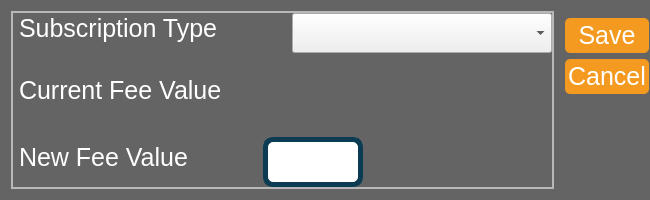
<?xml version="1.0" encoding="UTF-8"?>
<ui version="4.0">
 <class>Dialog</class>
 <widget class="QDialog" name="Dialog">
  <property name="geometry">
   <rect>
    <x>0</x>
    <y>0</y>
    <width>650</width>
    <height>200</height>
   </rect>
  </property>
  <property name="minimumSize">
   <size>
    <width>650</width>
    <height>200</height>
   </size>
  </property>
  <property name="maximumSize">
   <size>
    <width>650</width>
    <height>200</height>
   </size>
  </property>
  <property name="windowTitle">
   <string>Dialog</string>
  </property>
  <property name="styleSheet">
   <string notr="true">
/*
Aqua Style Sheet for QT Applications
Author: Jaime A. Quiroga P.
Company: GTRONICK
Last updated: 22/01/2019, 07:55.
Available at: https://github.com/GTRONICK/QSS/blob/master/Aqua.qss
*/


QDialog{	
	background-color:  rgb(174,174,174);
	border-style: solid;
	border-color: red;
	border-width: 20x;
	background-color: rgb(100, 100, 100);
}
QComboBox{
	
	font-size:25px;
}
QDialogButtonBox { dialogbuttonbox-buttons-have-icons: 1; }

QPushButton{
	font-size: 25px;

	border-style: solid;
	border-width: 0px;
	border-radius: 5px;
	padding: 3px;
	color: rgb(255,255,255);
	
	background-color: rgb(244, 154, 32);
}

QPushButton:hover{
	border-style:  solid;
	
	border-width: 0px;
	border-radius: 5px;
	padding: 3px;

	color: rgb(255,255,255);
	background-color: rgb(150,150,150);
}
QPushButton:pressed{
	border-style:  solid;
	
	border-width: 0px;
	border-radius: 5px;
	padding: 3px;
	color: rgb(255,255,255);
	background-color: rgb(174,174,174);
}
QPushButton:disabled{
	border-style: solid;
	border-top-color: qlineargradient(spread:pad, x1:0.5, y1:1, x2:0.5, y2:0, stop:0 rgb(215, 215, 215), stop:1 rgb(222, 222, 222));
	border-right-color: qlineargradient(spread:pad, x1:0, y1:0.5, x2:1, y2:0.5, stop:0 rgb(217, 217, 217), stop:1 rgb(227, 227, 227));
	border-left-color: qlineargradient(spread:pad, x1:0, y1:0.5, x2:1, y2:0.5, stop:0 rgb(227, 227, 227), stop:1 rgb(217, 217, 217));
	border-bottom-color: qlineargradient(spread:pad, x1:0.5, y1:1, x2:0.5, y2:0, stop:0 rgb(215, 215, 215), stop:1 rgb(222, 222, 222));
	border-width: 1px;
	border-radius: 5px;
	color: #808086;
	padding: 2px;
	background-color: rgb(142,142,142);
}

QPushButton:disabled{
	border-style: solid;
	border-top-color: qlineargradient(spread:pad, x1:0.5, y1:1, x2:0.5, y2:0, stop:0 rgb(215, 215, 215), stop:1 rgb(222, 222, 222));
	border-right-color: qlineargradient(spread:pad, x1:0, y1:0.5, x2:1, y2:0.5, stop:0 rgb(217, 217, 217), stop:1 rgb(227, 227, 227));
	border-left-color: qlineargradient(spread:pad, x1:0, y1:0.5, x2:1, y2:0.5, stop:0 rgb(227, 227, 227), stop:1 rgb(217, 217, 217));
	border-bottom-color: qlineargradient(spread:pad, x1:0.5, y1:1, x2:0.5, y2:0, stop:0 rgb(215, 215, 215), stop:1 rgb(222, 222, 222));
	border-width: 1px;
	border-radius: 5px;
	color: #808086;
	padding: 2px;
	background-color: rgb(142,142,142);
}

QLineEdit {
	border-width: 5px; 
	border-radius: 10px;
	border-style: solid;
	border-color: rgb(12, 60, 83);
	font-size: 25px;
}
QLineEdit:hover{
	border-width: 5px; 
	border-radius: 10px;
	border-style: solid;
	border-color: rgb(244, 154, 32);
	font-size: 30px;
	selection-background-color: darkgray;
}
QLineEdit[echoMode=&quot;2&quot;] {
    lineedit-password-character: 9679;
}

QLabel {
	color: rgb(255,255,255);
	font-size: 25px;
	padding-bottom: 10px;
}
</string>
  </property>
  <layout class="QGridLayout" name="gridLayout">
   <property name="leftMargin">
    <number>11</number>
   </property>
   <property name="topMargin">
    <number>11</number>
   </property>
   <property name="rightMargin">
    <number>1</number>
   </property>
   <property name="bottomMargin">
    <number>11</number>
   </property>
   <property name="spacing">
    <number>11</number>
   </property>
   <item row="0" column="1">
    <widget class="QDialogButtonBox" name="buttonBox">
     <property name="layoutDirection">
      <enum>Qt::RightToLeft</enum>
     </property>
     <property name="orientation">
      <enum>Qt::Vertical</enum>
     </property>
     <property name="standardButtons">
      <set>QDialogButtonBox::Cancel|QDialogButtonBox::Save</set>
     </property>
     <property name="centerButtons">
      <bool>true</bool>
     </property>
    </widget>
   </item>
   <item row="0" column="0" rowspan="2">
    <widget class="QFrame" name="frame_2">
     <property name="minimumSize">
      <size>
       <width>0</width>
       <height>0</height>
      </size>
     </property>
     <property name="maximumSize">
      <size>
       <width>16777215</width>
       <height>16777215</height>
      </size>
     </property>
     <property name="frameShape">
      <enum>QFrame::StyledPanel</enum>
     </property>
     <property name="frameShadow">
      <enum>QFrame::Raised</enum>
     </property>
     <layout class="QHBoxLayout" name="horizontalLayout">
      <property name="spacing">
       <number>0</number>
      </property>
      <property name="leftMargin">
       <number>0</number>
      </property>
      <property name="topMargin">
       <number>0</number>
      </property>
      <property name="rightMargin">
       <number>0</number>
      </property>
      <property name="bottomMargin">
       <number>0</number>
      </property>
      <item>
       <widget class="QFrame" name="frame">
        <property name="frameShape">
         <enum>QFrame::StyledPanel</enum>
        </property>
        <property name="frameShadow">
         <enum>QFrame::Raised</enum>
        </property>
        <layout class="QVBoxLayout" name="verticalLayout">
         <property name="spacing">
          <number>0</number>
         </property>
         <property name="leftMargin">
          <number>0</number>
         </property>
         <property name="topMargin">
          <number>0</number>
         </property>
         <property name="rightMargin">
          <number>0</number>
         </property>
         <property name="bottomMargin">
          <number>0</number>
         </property>
         <item>
          <layout class="QHBoxLayout" name="horizontalLayout_28">
           <item alignment="Qt::AlignLeft">
            <widget class="QLabel" name="label_28">
             <property name="minimumSize">
              <size>
               <width>250</width>
               <height>0</height>
              </size>
             </property>
             <property name="text">
              <string>Subscription Type</string>
             </property>
            </widget>
           </item>
           <item>
            <widget class="QComboBox" name="subscribtion_type_comboBox">
             <property name="minimumSize">
              <size>
               <width>260</width>
               <height>40</height>
              </size>
             </property>
             <property name="maximumSize">
              <size>
               <width>260</width>
               <height>16777215</height>
              </size>
             </property>
             <item>
              <property name="text">
               <string/>
              </property>
             </item>
             <item>
              <property name="text">
               <string>Daily fee</string>
              </property>
             </item>
             <item>
              <property name="text">
               <string>University fee</string>
              </property>
             </item>
             <item>
              <property name="text">
               <string>School fee</string>
              </property>
             </item>
            </widget>
           </item>
          </layout>
         </item>
         <item>
          <layout class="QHBoxLayout" name="horizontalLayout_29">
           <item>
            <widget class="QLabel" name="label_29">
             <property name="minimumSize">
              <size>
               <width>200</width>
               <height>0</height>
              </size>
             </property>
             <property name="text">
              <string>Current Fee Value</string>
             </property>
            </widget>
           </item>
           <item>
            <widget class="QLabel" name="subscribtion_cost_lbl">
             <property name="minimumSize">
              <size>
               <width>260</width>
               <height>40</height>
              </size>
             </property>
             <property name="maximumSize">
              <size>
               <width>260</width>
               <height>16777215</height>
              </size>
             </property>
             <property name="text">
              <string/>
             </property>
            </widget>
           </item>
          </layout>
         </item>
         <item>
          <layout class="QHBoxLayout" name="horizontalLayout_30">
           <item>
            <widget class="QLabel" name="label_31">
             <property name="minimumSize">
              <size>
               <width>250</width>
               <height>0</height>
              </size>
             </property>
             <property name="text">
              <string>New Fee Value</string>
             </property>
            </widget>
           </item>
           <item>
            <widget class="QLineEdit" name="subscribtion_cost_txt">
             <property name="minimumSize">
              <size>
               <width>0</width>
               <height>50</height>
              </size>
             </property>
             <property name="maximumSize">
              <size>
               <width>100</width>
               <height>16777215</height>
              </size>
             </property>
            </widget>
           </item>
           <item>
            <spacer name="horizontalSpacer">
             <property name="orientation">
              <enum>Qt::Horizontal</enum>
             </property>
             <property name="sizeHint" stdset="0">
              <size>
               <width>40</width>
               <height>20</height>
              </size>
             </property>
            </spacer>
           </item>
          </layout>
         </item>
        </layout>
       </widget>
      </item>
     </layout>
    </widget>
   </item>
   <item row="1" column="1">
    <spacer name="verticalSpacer">
     <property name="orientation">
      <enum>Qt::Vertical</enum>
     </property>
     <property name="sizeHint" stdset="0">
      <size>
       <width>20</width>
       <height>40</height>
      </size>
     </property>
    </spacer>
   </item>
  </layout>
 </widget>
 <resources/>
 <connections>
  <connection>
   <sender>buttonBox</sender>
   <signal>accepted()</signal>
   <receiver>Dialog</receiver>
   <slot>accept()</slot>
   <hints>
    <hint type="sourcelabel">
     <x>248</x>
     <y>254</y>
    </hint>
    <hint type="destinationlabel">
     <x>157</x>
     <y>274</y>
    </hint>
   </hints>
  </connection>
  <connection>
   <sender>buttonBox</sender>
   <signal>rejected()</signal>
   <receiver>Dialog</receiver>
   <slot>reject()</slot>
   <hints>
    <hint type="sourcelabel">
     <x>316</x>
     <y>260</y>
    </hint>
    <hint type="destinationlabel">
     <x>286</x>
     <y>274</y>
    </hint>
   </hints>
  </connection>
 </connections>
</ui>
